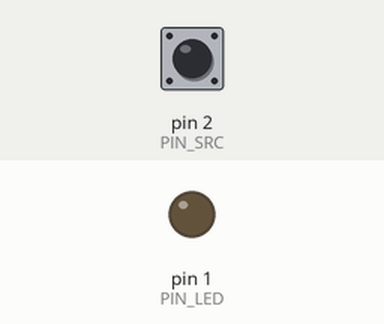
The sketch below on a simulated Arduino Uno, built with avr-gcc and run on an emulated ATmega328P. Parts: output pins drawn as LEDs (lit = HIGH). The test bench sets the inputs (shaded band); at power-on: pin 2 (PIN_SRC) HIGH. EEPROM starts erased.

Above: at 0.1 s.
At 63.8 s:
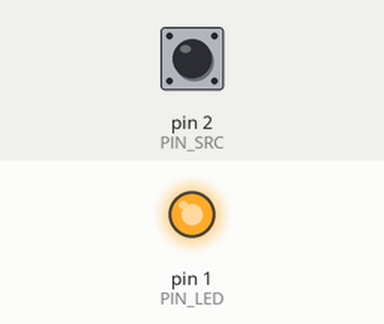
Timing chart, 0 to 65.3 s (numbered marks = the images above):
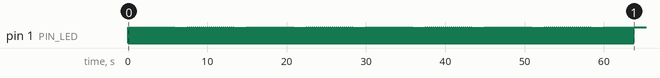

Measured:
- by itself, pin 1 (PIN_LED): alternates HIGH for 0.05 s and LOW for 0.20 s, 510 changes in all, then stays HIGH

The sketch:

cap-sensor-test.ino
```cpp
#include <CapacitiveSensor.h>
#include <EEPROM.h>

#define PIN_SRC   2
#define PIN_DRAIN 4
#define PIN_LED   1

#define CAP_THRESHLD  1

CapacitiveSensor cs_4_2 = CapacitiveSensor(PIN_DRAIN, PIN_SRC);

int   address = 0;
byte tchCount = 0;

void setup() {
  //Serial.begin(9600);
  pinMode(PIN_LED, OUTPUT);

  byte storedCount = EEPROM.read(address);
  for (int i = 0; i < storedCount; i++) {
    digitalWrite(PIN_LED, HIGH);
    delay(50);
    digitalWrite(PIN_LED, LOW);
    delay(200);
  }
}

void loop() {
  long start = millis();
  long total = cs_4_2.capacitiveSensor(30);

  //Serial.print(millis() - start);
  //Serial.print("\t");
  //Serial.println(total);

  if (total >= CAP_THRESHLD) {
    digitalWrite(PIN_LED,  HIGH);
    tchCount++;
    EEPROM.update(address, tchCount);
  } else {
    digitalWrite(PIN_LED,  LOW);
  }

  delay(100);
}
```
